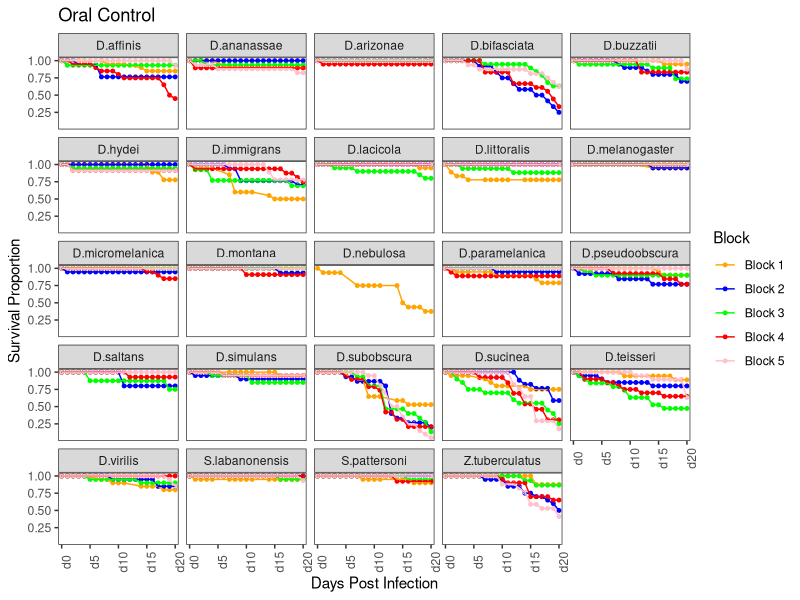
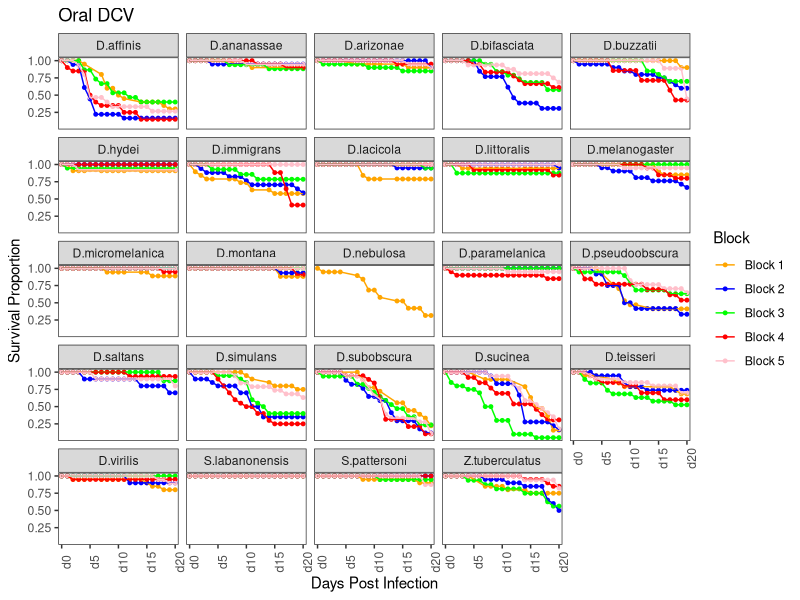
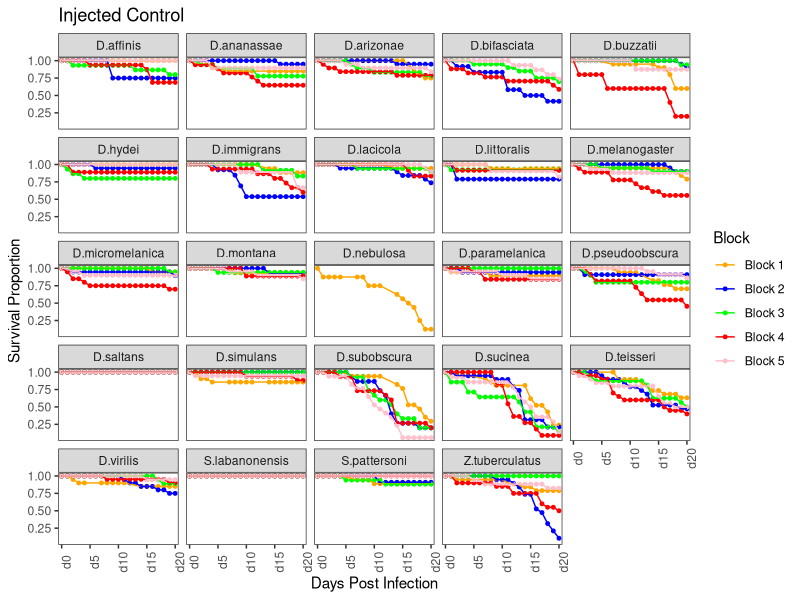
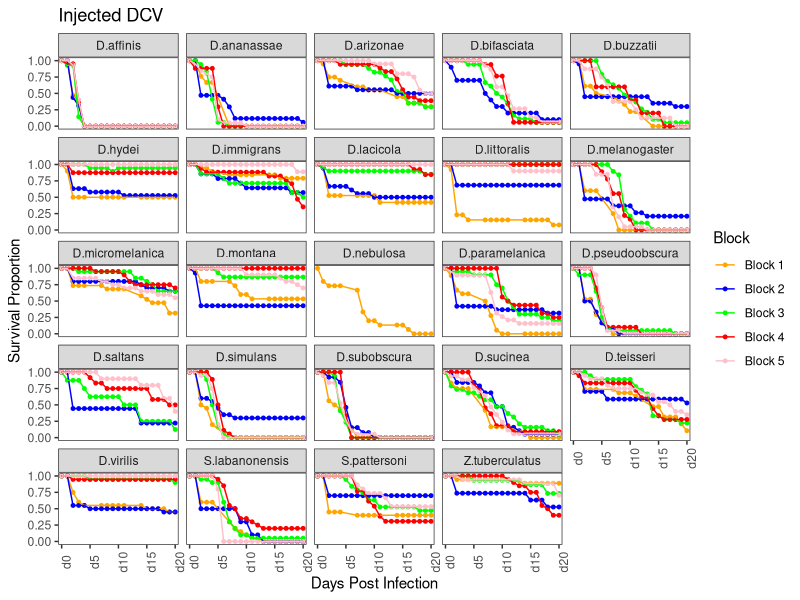
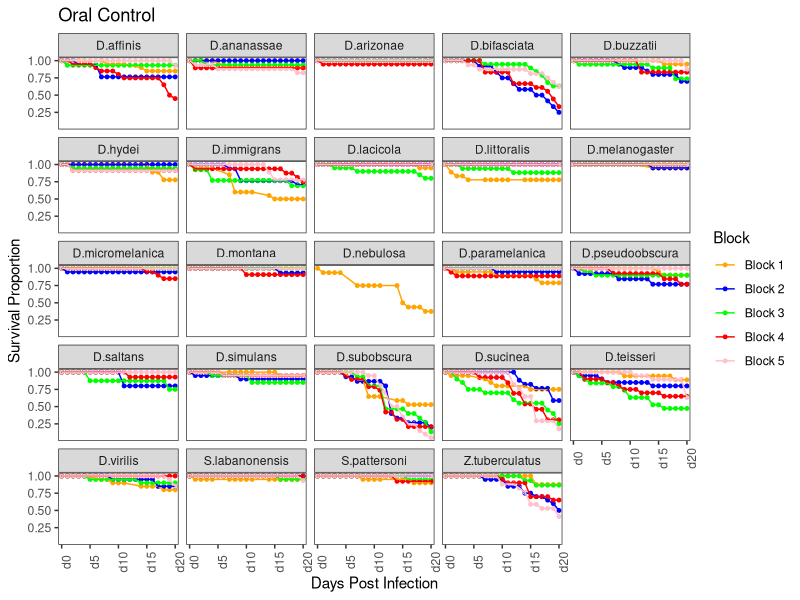
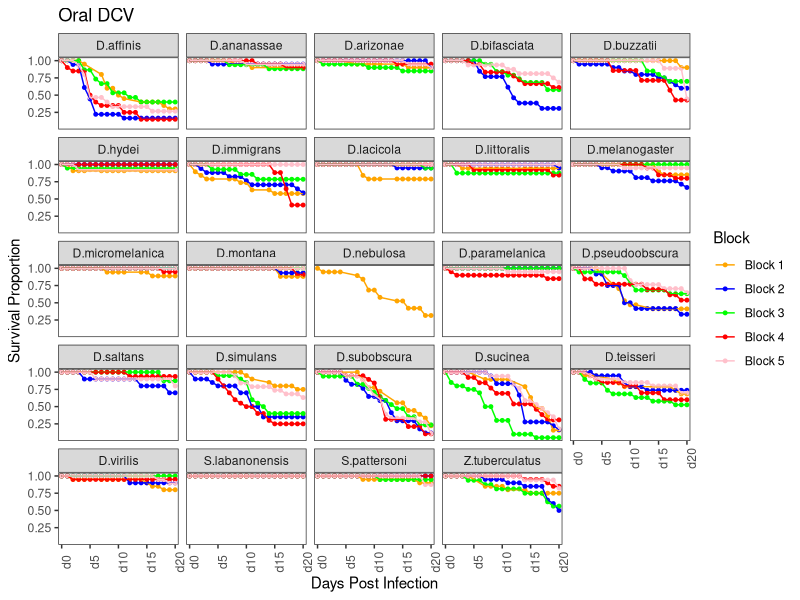
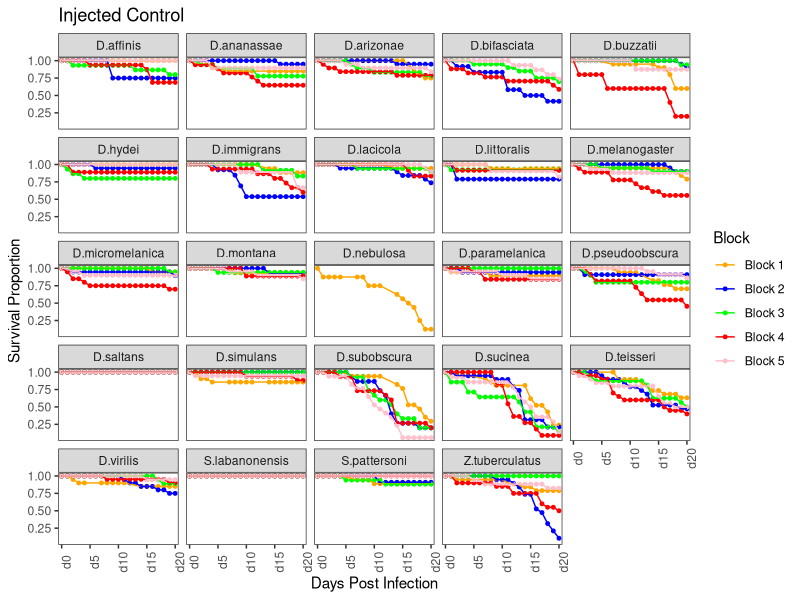
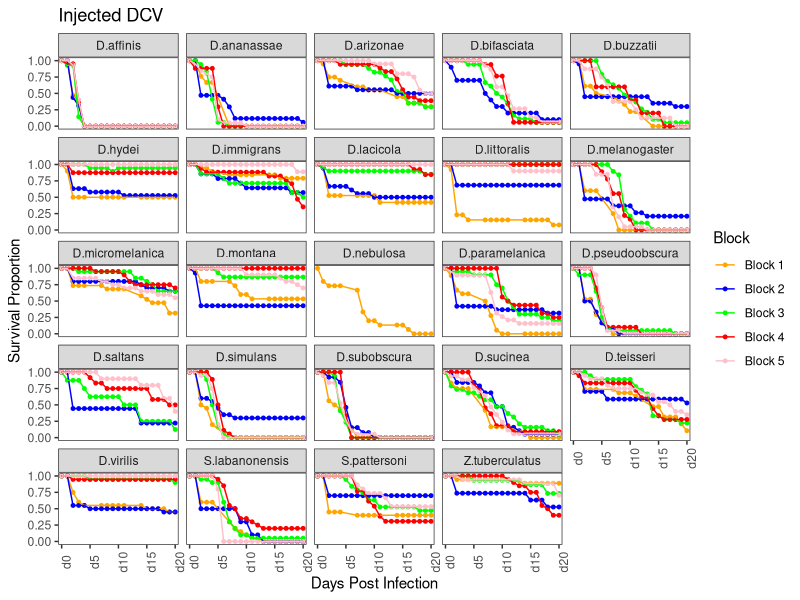

Source code (R) for these figures, in order:
setwd('Year 4/Diss/Statistical Analysis')

Block1<-read.csv('Block1_Survival.csv',header=T)
str(Block1)
Block2<-read.csv('Block2_Survival.csv',header=T)
str(Block2)
Block3<-read.csv('Block3_Survival.csv',header=T)
str(Block3)
Block4<-read.csv('Block4_Survival.csv',header=T)
str(Block4)
Block5<-read.csv('Block5_Survival.csv',header=T)
str(Block5)
Block5$d2<-as.integer(Block5$d2)


install.packages('dplyr')
library(dplyr)
install.packages('plyr')
library(plyr)
install.packages('readr')
library(readr)

#--------------------#COMBINING CSV FILES#-------------------------#

survival<-list.files(pattern='*.csv',full.names=T)#creates an object holding all the blocks of survival
allBlocks<-survival%>%
  lapply(read_csv)%>%
  bind_rows()#combines files by columns 

#--------------------#MERGING AND MELTING FILES FOR PROPORTIONAL DATA#-------------------------#

library(reshape)

df_fig <- cbind(allBlocks[,c(1:5)],allBlocks[,c(6:26)]/allBlocks$d0)#turns numeric survival into proportional survival
df_fig$new_treat <- paste(df_fig$route,df_fig$treatment)#combines route and treatments columns to create a new variable which defines our 4 treatments
str(df_fig)
df_fig <- melt(df_fig, id = c("block","vial_id","species","treatment","route","new_treat"))#turns dataframe into long formatting - it leaves alone those columns defined under id but turns the remaining columns (in this case d0:d20) into a single column referred to as 'variable'
df_fig              
df_fig[,c(3:6)] <- lapply(df_fig[,c(3:6)],function(x)as.factor(x))#???

df_fig$value<-df_fig[1:9576,8]/df_fig[1:456,8]

#--------------------#CREATING FACET FIGURES#----------------------#

df_fig$block<-as.factor(df_fig$block)#otherwise recognises block number as a numeric 
str(df_fig)
#above has to be done before subsetting to ensure that subsets use block as a factor 

Con_Oral<-subset(df_fig,df_fig$treatment=='ringers'&df_fig$route=='oral')#oral control subsetted object
DCV_Oral<-subset(df_fig,df_fig$treatment=='dcv'&df_fig$route=='oral')#oral infected subsetted object
Con_Inj<-subset(df_fig,df_fig$treatment=='ringers'&df_fig$route=='systemic')#systemic control subsetted object
DCV_Inj<-subset(df_fig,df_fig$treatment=='dcv'&df_fig$route=='systemic')#systemic dcv subsetted object

library(ggplot2)

#PLOT FOR ORAL CONTROLS#
fig.Con_Oral<-(ggplot(data=na.omit(Con_Oral),aes(x = variable,y = value,colour= block))+
    geom_point(size = 1)+
    geom_line(aes(group = block))+
    facet_wrap(~species, labeller=labeller(species=
                                             c("daff"="D.affinis",
                                               "dana"="D.ananassae",
                                               "dari"="D.arizonae",
                                               "dbuz"="D.buzzatii",
                                               "dhyd"="D.hydei",
                                               "dimm"="D.immigrans",
                                               "dlac"="D.lacicola",
                                               "dlit"="D.littoralis",
                                               "dmel"="D.melanogaster",
                                               "dmic"="D.micromelanica",
                                               "dmon"="D.montana",
                                               "dneb"="D.nebulosa",
                                               "dsal"="D.saltans",
                                               "dbif"="D.bifasciata",
                                               "dpara"="D.paramelanica",
                                               "dpse"="D.pseudoobscura",
                                               "dsim"="D.simulans",
                                               "dsub"="D.subobscura",
                                               "dsuc"="D.sucinea",
                                               "dtei"="D.teisseri",
                                               "dvir"="D.virilis",
                                               "sleb"="S.labanonensis",
                                               "spat"="S.pattersoni",
                                               "ztub"="Z.tuberculatus")))+
    xlab("Days Post Infection")+
    ylab("Survival Proportion")+
    scale_x_discrete(breaks=c("d0","d5","d10","d15","d20"))+
    scale_colour_manual(values=c("1"="orange","2"="blue","3"="green","4"="red","5"="pink"),
                        labels=c("1"="Block 1","2"="Block 2","3"="Block 3","4"="Block 4","5"="Block 5"))+
    labs(title ="Oral Control",
         colour="Block",
         shape="Block")+
    theme_bw()+
    theme(
      panel.grid.major = element_blank(),
      panel.grid.minor = element_blank(),
      axis.text.x = element_text(angle = 90),
    ))

fig.Con_Oral
ggsave("Con_oral.pdf", plot = fig.Con_Oral, height = 10, width = 12,dpi = 600 )

#PLOT FOR ORAL DCV#
fig.DCV_Oral<-(ggplot(data=na.omit(DCV_Oral),aes(x = variable,y = value,colour= block))+
    geom_point(size = 1)+
    geom_line(aes(group = block))+
    facet_wrap(~species, labeller=labeller(species=
                                             c("daff"="D.affinis",
                                               "dana"="D.ananassae",
                                               "dari"="D.arizonae",
                                               "dbuz"="D.buzzatii",
                                               "dhyd"="D.hydei",
                                               "dimm"="D.immigrans",
                                               "dlac"="D.lacicola",
                                               "dlit"="D.littoralis",
                                               "dmel"="D.melanogaster",
                                               "dmic"="D.micromelanica",
                                               "dmon"="D.montana",
                                               "dneb"="D.nebulosa",
                                               "dsal"="D.saltans",
                                               "dbif"="D.bifasciata",
                                               "dpara"="D.paramelanica",
                                               "dpse"="D.pseudoobscura",
                                               "dsim"="D.simulans",
                                               "dsub"="D.subobscura",
                                               "dsuc"="D.sucinea",
                                               "dtei"="D.teisseri",
                                               "dvir"="D.virilis",
                                               "sleb"="S.labanonensis",
                                               "spat"="S.pattersoni",
                                               "ztub"="Z.tuberculatus")))+
    xlab("Days Post Infection")+
    ylab("Survival Proportion")+
    scale_x_discrete(breaks=c("d0","d5","d10","d15","d20"))+
      scale_colour_manual(values=c("1"="orange","2"="blue","3"="green","4"="red","5"="pink"),
                          labels=c("1"="Block 1","2"="Block 2","3"="Block 3","4"="Block 4","5"="Block 5"))+
    labs(title ="Oral DCV",
         colour="Block",
         shape="Block")+
    theme_bw()+
    theme(
      panel.grid.major = element_blank(),
      panel.grid.minor = element_blank(),
      axis.text.x = element_text(angle = 90),
    ))

fig.DCV_Oral
ggsave("DCV_oral.pdf", plot = fig.DCV_Oral, height = 10, width = 12,dpi = 600 )

#PLOT FOR INJECTED CONTROLS#
fig.Con_Inj<-(ggplot(data=na.omit(Con_Inj),aes(x = variable,y = value,colour= block))+
    geom_point(size = 1)+
    geom_line(aes(group = block))+
    facet_wrap(~species, labeller=labeller(species=
                                             c("daff"="D.affinis",
                                               "dana"="D.ananassae",
                                               "dari"="D.arizonae",
                                               "dbuz"="D.buzzatii",
                                               "dhyd"="D.hydei",
                                               "dimm"="D.immigrans",
                                               "dlac"="D.lacicola",
                                               "dlit"="D.littoralis",
                                               "dmel"="D.melanogaster",
                                               "dmic"="D.micromelanica",
                                               "dmon"="D.montana",
                                               "dneb"="D.nebulosa",
                                               "dsal"="D.saltans",
                                               "dbif"="D.bifasciata",
                                               "dpara"="D.paramelanica",
                                               "dpse"="D.pseudoobscura",
                                               "dsim"="D.simulans",
                                               "dsub"="D.subobscura",
                                               "dsuc"="D.sucinea",
                                               "dtei"="D.teisseri",
                                               "dvir"="D.virilis",
                                               "sleb"="S.labanonensis",
                                               "spat"="S.pattersoni",
                                               "ztub"="Z.tuberculatus")))+
    xlab("Days Post Infection")+
    ylab("Survival Proportion")+
    scale_x_discrete(breaks=c("d0","d5","d10","d15","d20"))+
      scale_colour_manual(values=c("1"="orange","2"="blue","3"="green","4"="red","5"="pink"),
                          labels=c("1"="Block 1","2"="Block 2","3"="Block 3","4"="Block 4","5"="Block 5"))+
    labs(title ="Injected Control",
         colour="Block",
         shape="Block")+
    theme_bw()+
    theme(
      panel.grid.major = element_blank(),
      panel.grid.minor = element_blank(),
      axis.text.x = element_text(angle = 90),
    ))

fig.Con_Inj
ggsave("Con_inj.pdf", plot = fig.Con_Inj, height = 10, width = 12,dpi = 600 )

#PLOT FOR INJECTED DCV#
fig.DCV_Inj<-(ggplot(data=na.omit(DCV_Inj),aes(x = variable,y = value,colour= block))+
    geom_point(size = 1)+
    geom_line(aes(group = block))+
    facet_wrap(~species, labeller=labeller(species=
                                             c("daff"="D.affinis",
                                               "dana"="D.ananassae",
                                               "dari"="D.arizonae",
                                               "dbuz"="D.buzzatii",
                                               "dhyd"="D.hydei",
                                               "dimm"="D.immigrans",
                                               "dlac"="D.lacicola",
                                               "dlit"="D.littoralis",
                                               "dmel"="D.melanogaster",
                                               "dmic"="D.micromelanica",
                                               "dmon"="D.montana",
                                               "dneb"="D.nebulosa",
                                               "dsal"="D.saltans",
                                               "dbif"="D.bifasciata",
                                               "dpara"="D.paramelanica",
                                               "dpse"="D.pseudoobscura",
                                               "dsim"="D.simulans",
                                               "dsub"="D.subobscura",
                                               "dsuc"="D.sucinea",
                                               "dtei"="D.teisseri",
                                               "dvir"="D.virilis",
                                               "sleb"="S.labanonensis",
                                               "spat"="S.pattersoni",
                                               "ztub"="Z.tuberculatus")))+
    xlab("Days Post Infection")+
    ylab("Survival Proportion")+
    scale_x_discrete(breaks=c("d0","d5","d10","d15","d20"))+
      scale_colour_manual(values=c("1"="orange","2"="blue","3"="green","4"="red","5"="pink"),
                          labels=c("1"="Block 1","2"="Block 2","3"="Block 3","4"="Block 4","5"="Block 5"))+
    labs(title ="Injected DCV",
         colour="Block",
         shape="Block")+
    theme_bw()+
    theme(
      panel.grid.major = element_blank(),
      panel.grid.minor = element_blank(),
      axis.text.x = element_text(angle = 90),
    ))

fig.DCV_Inj
ggsave("DCV_inj.pdf", plot = fig.DCV_Inj, height = 10, width = 12,dpi = 600 )
